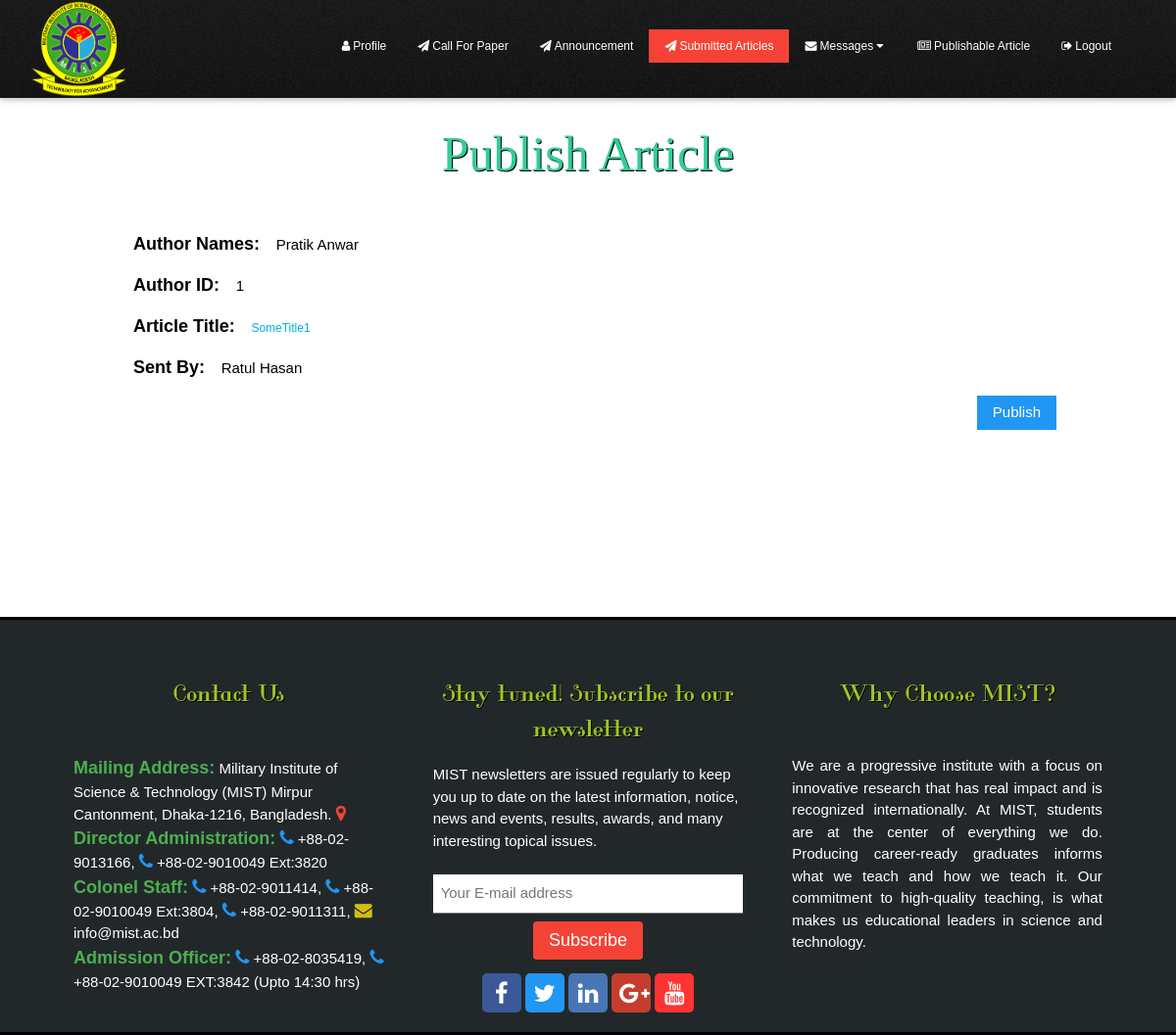
/editorPublishArticle.php (signed in), run on the app's committed database.
### tables this page shows
CREATE TABLE `author` (
  `fn` varchar(250) DEFAULT NULL,
  `ln` varchar(250) DEFAULT NULL,
  `password` varchar(250) DEFAULT NULL,
  `city` varchar(250) DEFAULT NULL,
  `state` varchar(250) DEFAULT NULL,
  `country` varchar(250) DEFAULT NULL,
  `dept` varchar(250) DEFAULT NULL,
  `institution` varchar(250) DEFAULT NULL,
  `affliation` text,
  `email` varchar(250) DEFAULT NULL,
  `tel` varchar(250) DEFAULT NULL,
  `fax` varchar(250) DEFAULT NULL,
  `foi` text,
  `website` text,
  `id` int(11) NOT NULL,
  `author_id` int(11) DEFAULT NULL
);

CREATE TABLE `author_index_article` (
  `id` int(11) NOT NULL,
  `author_id` int(11) DEFAULT NULL,
  `title` varchar(250) DEFAULT NULL,
  `abstract` text,
  `type` varchar(250) DEFAULT NULL,
  `scope` varchar(250) DEFAULT NULL,
  `keywords` text
);

CREATE TABLE `section_editor` (
  `id` int(11) NOT NULL,
  `seFn` varchar(250) DEFAULT NULL,
  `seLn` varchar(250) DEFAULT NULL,
  `sePassword` varchar(250) DEFAULT NULL,
  `seCity` varchar(250) DEFAULT NULL,
  `seState` varchar(250) DEFAULT NULL,
  `seCountry` varchar(250) DEFAULT NULL,
  `seInstitute` varchar(250) DEFAULT NULL,
  `seAd` varchar(250) DEFAULT NULL,
  `seTitle` varchar(250) DEFAULT NULL,
  `seEmail` varchar(250) DEFAULT NULL,
  `seTel` varchar(250) DEFAULT NULL,
  `seFax` varchar(250) DEFAULT NULL,
  `seResearch` text,
  `seWebsite` text
);

### editorPublishArticle.php (the view, shortened to what this page needs)
<?php include_once("dbConnector.php"); ?>
<!doctype html>
<html>
<head>
<link rel="stylesheet" href="css/w3.css">
<link rel="stylesheet" href="http://cdnjs.cloudflare.com/ajax/libs/font-awesome/4.6.3/css/font-awesome.min.css">
<link rel="stylesheet" type="text/css" href="css/editorPublishArticle.css">
<link type="text/css" rel="stylesheet" href="css/home.css">
</head>
<body>
	<?php
		$eId = $_SESSION["editorLoginId"];
		$sql = "SELECT a.fn,a.ln,a.id,s.seFn,s.seLn,i.title,article FROM author AS a,section_editor AS s,author_index_article AS i,se_send_article_to_editor AS se,editor AS e WHERE a.id=se.author_id AND e.id={$eId} AND se.se_id=s.id AND se.author_id=i.author_id";
		$result = mysqli_query($connection,$sql);
	?>
	<?php include_once("editorNavigationBar.php"); ?>
	<div class="reviewer-publish-article-container">
    	<h1>Publish Article</h1>
         <ul class="w3-ul">
         	<?php while($row = mysqli_fetch_assoc($result)) { ?>
            <li class="w3-padding-16">
              <p><strong class="w3-large">Author Names:</strong>&nbsp;&nbsp;&nbsp; <?php echo $row["fn"]." ".$row["ln"]; ?></p>
              <p><strong class="w3-large">Author ID:</strong>&nbsp;&nbsp;&nbsp; <?php echo $row["id"]; ?></p>
              <p><strong class="w3-large">Article Title:</strong>&nbsp;&nbsp;&nbsp; <a href="uploads/<?php echo $row["article"]; ?>"><?php echo $row["title"]; ?></a>
              <p><strong class="w3-large">Sent By:</strong>&nbsp;&nbsp;&nbsp; <?php echo $row["seFn"]." ".$row["seLn"]; ?></p>
              <button class="w3-btn w3-blue w3-right" onclick="document.getElementById('publish').style.display='block'">
              Publish</button></p>
            </li>
            <?php } ?>
         </ul>
    </div>
	<?php include_once("footer.php"); ?>
</body>
</html>

### css/w3.css (style rules this page uses)
html { -ms-text-size-adjust:100%;-webkit-text-size-adjust:100% }
body { margin:0 }
a { background-color:transparent }
button,input,select,textarea { font:inherit;margin:0 }
button { overflow:visible }
button,select { text-transform:none }
button,html input[type=button],input[type=reset],input[type=submit] { -webkit-appearance:button;cursor:pointer }
html,body { font-family:Verdana,sans-serif;font-size:15px;line-height:1.5 }
html { overflow-x:hidden }
h1,h2,h3,h4,h5,h6,.w3-slim,.w3-wide { font-family:"Segoe UI",Arial,sans-serif }
h1 { font-size:36px }
h1,h2,h3,h4,h5,h6 { font-weight:400;margin:10px 0 }
a { color:inherit }
.w3-btn,.w3-btn-block { border:none;display:inline-block;outline:0;padding:6px 16px;vertical-align:middle;overflow:hidden;text-decoration:none!important;color:#fff;background-color:#000;text-align:center;cursor:pointer;white-space:nowrap }
.w3-btn,.w3-btn-floating,.w3-btn-floating-large,.w3-closenav,.w3-opennav { -webkit-touch-callout:none;-webkit-user-select:none;-khtml-user-select:none;-moz-user-select:none;-ms-user-select:none;user-select:none }
ul.w3-ul { list-style-type:none;padding:0;margin:0 }
ul.w3-ul li { padding:6px 2px 6px 16px;border-bottom:1px solid #ddd }
ul.w3-ul li:last-child { border-bottom:none }
.w3-btn,.w3-btn-floating,.w3-dropnav a,.w3-btn-floating-large,.w3-btn-block,.w3-hover-shadow,.w3-hover-opacity, .w3-navbar a,.w3-sidenav a,.w3-pagination li a,.w3-hoverable tbody tr,.w3-hoverable li,.w3-accordion-content a,.w3-dropdown-content a,.w3-dropdown-click:hover,.w3-dropdown-hover:hover,.w3-opennav,.w3-closenav,.w3-closebtn, .w3-hover-amber,.w3-hover-aqua,.w3-hover-blue,.w3-hover-light-blue,.w3-hover-brown,.w3-hover-cyan,.w3-hover-blue-grey,.w3-hover-green,.w3-hover-light-green,.w3-hover-indigo,.w3-hover-khaki,.w3-hover-lime,.w3-hover-orange,.w3-hover-deep-orange,.w3-hover-pink, .w3-hover-purple,.w3-hover-deep-purple,.w3-hover-red,.w3-hover-sand,.w3-hover-teal,.w3-hover-yellow,.w3-hover-white,.w3-hover-black,.w3-hover-grey,.w3-hover-light-grey,.w3-hover-dark-grey,.w3-hover-text-amber,.w3-hover-text-aqua,.w3-hover-text-blue,.w3-hover-text-light-blue, .w3-hover-text-brown,.w3-hover-text-cyan,.w3-hover-text-blue-grey,.w3-hover-text-green,.w3-hover-text-light-green,.w3-hover-text-indigo,.w3-hover-text-khaki,.w3-hover-text-lime,.w3-hover-text-orange,.w3-hover-text-deep-orange,.w3-hover-text-pink,.w3-hover-text-purple, .w3-hover-text-deep-purple,.w3-hover-text-red,.w3-hover-text-sand,.w3-hover-text-teal,.w3-hover-text-yellow,.w3-hover-text-white,.w3-hover-text-black,.w3-hover-text-grey,.w3-hover-text-light-grey,.w3-hover-text-dark-grey { -webkit-transition:background-color .3s,color .15s,box-shadow .3s,opacity 0.3s;transition:background-color .3s,color .15s,box-shadow .3s,opacity 0.3s }
.w3-right { float:right!important }
.w3-large { font-size:18px!important }
.w3-padding-16,.w3-padding-hor-16 { padding-top:16px!important;padding-bottom:16px!important }
.w3-blue,.w3-hover-blue:hover { color:#fff!important;background-color:#2196F3!important }

### css/editorPublishArticle.css (style rules this page uses)
.reviewer-publish-article-container h1 { font-family:lobster; text-align:center; font-size:50px; color:#32CD99; }
.reviewer-publish-article-container { position:relative; top:110px; width:80%; margin: 0px auto 10px auto; display:block; min-height:500px; }

### css/home.css (style rules this page uses)
h1, h2, h3 { font-family: Tahoma, Arial, sans-serif; color: #fff; text-shadow: 1px 1px 0px #000000; filter: dropshadow(color=#000000, offx=1, offy=1); }
a { color: #00b1dc; text-decoration: none; }

### editorNavigationBar.php (style rules this page uses)
li a { font-size:12px; }

### data on the page
author: fn "Pratik", ln "Anwar", id "1", author_index_article.title "SomeTitle1", section_editor.seFn "Ratul", section_editor.seLn "Hasan"
